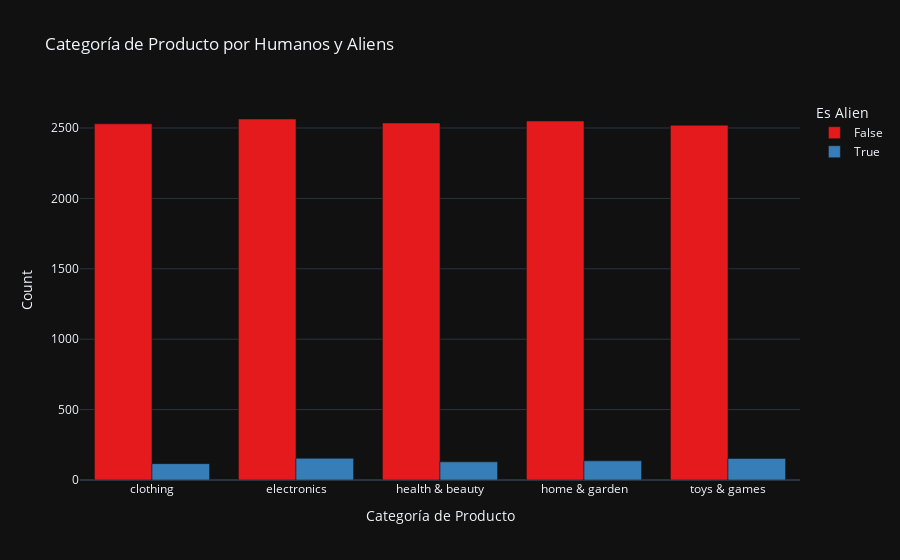

Notebook code cell kept with this figure:
### Markdown cell above
**Interpretación del Gráfico: Método de Pago por Humanos y Aliens**

- **Método de Pago Más Usado**: Tanto para humanos como para aliens, el método más utilizado es la **tarjeta de débito**.
- **Preferencias de Humanos**:
  - Tarjeta de Débito
  - Transferencia Bancaria
  - Tarjeta de Crédito
  - PayPal

- **Preferencias de Aliens**:
  - Tarjeta de Débito
  - Transferencia Bancaria
  - PayPal
  - Tarjeta de Crédito

- **Distribución Similar**: Las diferencias en las preferencias de métodos de pago entre humanos y aliens no son significativas, mostrando una distribución bastante uniforme en ambos grupos.
- **Cantidad de Datos**: Hay una mayor cantidad de datos para humanos en comparación con aliens.

### Code cell
df_grouped = df_pandas.groupby(['Product Category', 'Is An Alien']).size().reset_index(name='Count')
px.bar(df_grouped,
       x='Product Category',
       y='Count',
       color='Is An Alien',
       title='Categoría de Producto por Humanos y Aliens',
       barmode='group',
       labels={'Product Category': 'Categoría de Producto', 'count': 'Cantidad de Transacciones', 'Is An Alien': 'Es Alien'},
       color_discrete_sequence=px.colors.qualitative.Set1,
       template='plotly_dark'
)

### Figure 1 — Plotly figure (JSON) as saved in the notebook; plotly's stock layout.template omitted (floating-point values rounded to 4 significant figures)
{"data": [{"alignmentgroup": "True", "hovertemplate": "Es Alien=False<br>Categoría de Producto=%{x}<br>Count=%{y}<extra></extra>", "legendgroup": "False", "marker": {"color": "rgb(228,26,28)", "pattern": {"shape": ""}}, "name": "False", "offsetgroup": "False", "orientation": "v", "showlegend": true, "textposition": "auto", "type": "bar", "x": ["clothing", "electronics", "health & beauty", "home & garden", "toys & games"], "xaxis": "x", "y": [2530, 2564, 2536, 2550, 2520], "yaxis": "y"}, {"alignmentgroup": "True", "hovertemplate": "Es Alien=True<br>Categoría de Producto=%{x}<br>Count=%{y}<extra></extra>", "legendgroup": "True", "marker": {"color": "rgb(55,126,184)", "pattern": {"shape": ""}}, "name": "True", "offsetgroup": "True", "orientation": "v", "showlegend": true, "textposition": "auto", "type": "bar", "x": ["clothing", "electronics", "health & beauty", "home & garden", "toys & games"], "xaxis": "x", "y": [116, 154, 129, 136, 153], "yaxis": "y"}], "layout": {"barmode": "group", "legend": {"title": {"text": "Es Alien"}, "tracegroupgap": 0}, "title": {"text": "Categoría de Producto por Humanos y Aliens"}, "xaxis": {"anchor": "y", "domain": [0, 1], "title": {"text": "Categoría de Producto"}}, "yaxis": {"anchor": "x", "domain": [0, 1], "title": {"text": "Count"}}}}
